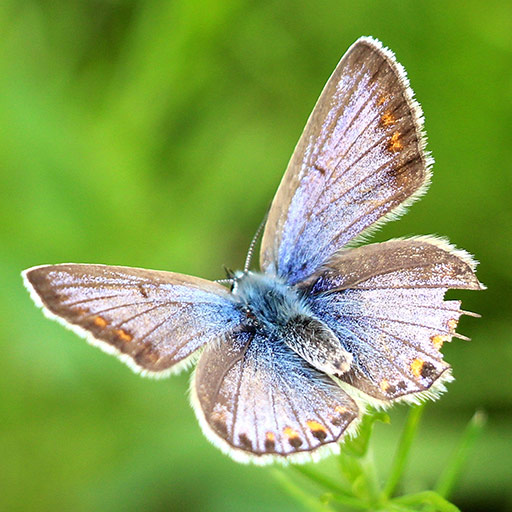
%> input picture attachments/carrier_2.jpg, 512 x 512 px, given in place of lena.jpg, which was not available
$ octave dwt_embed.m   (GNU Octave 9; MATLAB toolbox functions it lacks are replaced by stand-ins)
%> lines starting %> are read from the running program, lines starting %| are printed output that depends on the picture; pictures that were not available may be replaced by others from this repository, and a replacement may not be noted
clc
clear all
close all

% read the carrier image and secret image

image = imread('lena.jpg');       % read carrier image
%> image is the input picture: size 512x512x3 uint8; mean R, G, B 130.9, 161.4, 82.7
secret_image = imread('carrier_1.bmp');    % reand the secret
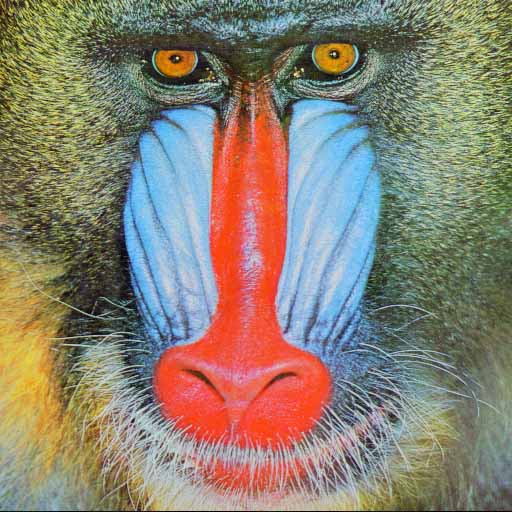
%> input picture attachments/carrier_1.jpg, 512 x 512 px, given in place of carrier_1.bmp, which was not available
%> secret_image is the input picture: size 512x512x3 uint8; mean R, G, B 137.8, 128.6, 113.6
[M, N, C] = size(image);
%> M = 512; N = 512; C = 3
t = 350;  % threshold of the embedded watermark

if ~(M == 512 && N == 512 && C == 3)
    error('input size required: 512x512x3');
end

% embed the watermark

[carrier_embedded] = embed_secret(image,secret_image,t);
subplot(1,3,1);
imshow(image);
title('original image');
subplot(1,3,2);
imshow(secret_image);
title('secret image');
subplot(1,3,3);
imshow(carrier_embedded);
title('after embedding');

imwrite(carrier_embedded, 'carrier_embedded.jpg', 'jpg');

function [imagemark] = embed_secret(carrier_image, secret_image, t)
%> called with t = 350
    % Convert the carrier image to YCbCr color space
    YCbCr = rgb2ycbcr(carrier_image);
%> YCbCr: size 512x512x3 uint8; mean of channels 1, 2, 3 139.1, 97.9, 120.2

    % Extract the Cb channel and convert it to double
    Cb = double(YCbCr(:,:,2));
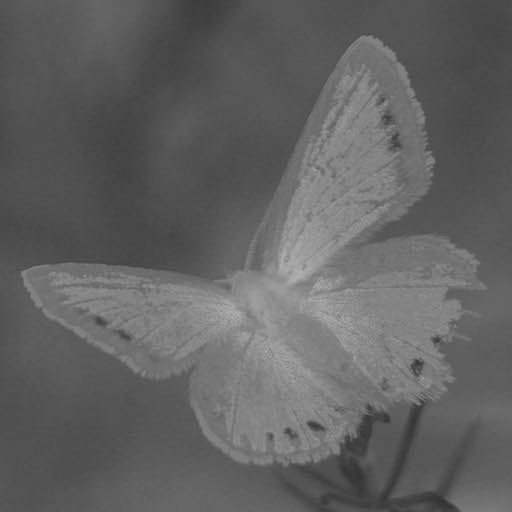
%> Cb: size 512x512 double; min 48, max 176, mean 97.9

    % Apply 2D discrete wavelet transform (DWT) to the Cb channel
    [cA, cB, cC, cD] = dwt2(Cb, 'haar');
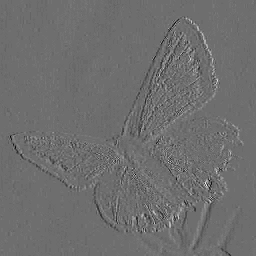
%> cC: size 256x256 double; min -21.5, max 28, mean 0; drawn with min black and max white
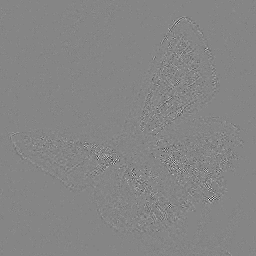
%> cD: size 256x256 double; min -17, max 15.5, mean -0.000343; drawn with min black and max white

    % Get the size of cA matrix
    [M, N, ~] = size(cA);
%> M = 256; N = 256

    % Get the size of the secret image
    [wM, wN] = size(secret_image);
%> wM = 512; wN = 1536

    % Prepare the partition vectors for dividing cA into cells
    x = uint8(4 * ones(1, M / 4));
    y = uint8(4 * ones(1, N / 4));

    % Divide cA into a cell array cA_
    cA_ = mat2cell(cA, x, y);
%> cA_ = 4096 items

    % Iterate over each cell in cA_
    for i = 1:M/4
        for j = 1:N/4
            % Check if i and j are within the range of the secret image
            if i <= wM && j <= wN
                % Apply the Schur decomposition to the current cell
                [U, T] = schur(cA_{i, j});

                % Find the index of the maximum value in T
                [m, n] = find(T == max(max(T)));

                % Get the maximum value from T
                Tmax = T(m, n);

                % Adjust the maximum value based on the corresponding pixel in the secret image
                if secret_image(i, j) == 1
                    Tmax = Tmax - mod(Tmax, t) + 0.75 * t;
                else
                    Tmax = Tmax - mod(Tmax, t) + 0.25 * t;
                end

                % Update the maximum value in T
                T(m, n) = Tmax;

                % Reconstruct the cell using the updated T matrix
                cA_{i, j} = U * T * U';
            end
        end
    end
%> after the loop, T = [787.5 3.24 12.36 15.34; 0 1.19 0.283 0.106; 0 0 -0.355 -1.27; 0 0 0.283 -0.355]; Tmax = 787.5; U = [-0.493 -0.294 -0.807 -0.142; -0.497 0.508 0.236 -0.663; -0.503 -0.671 0.542 0.0556; -0.507 0.453 0.0153 0.733]; m = 1; n = 1

    % Convert the cell array cA_ back to a matrix cA
    cA = cell2mat(cA_);
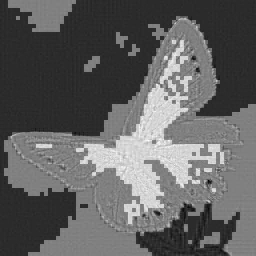
%> cA: size 256x256 double; min 64.15, max 327.9, mean 165.1; drawn with min black and max white

    % Perform inverse DWT to obtain the modified Cb channel
    Cbmark = uint8(idwt2(cA, cB, cC, cD, 'haar'));
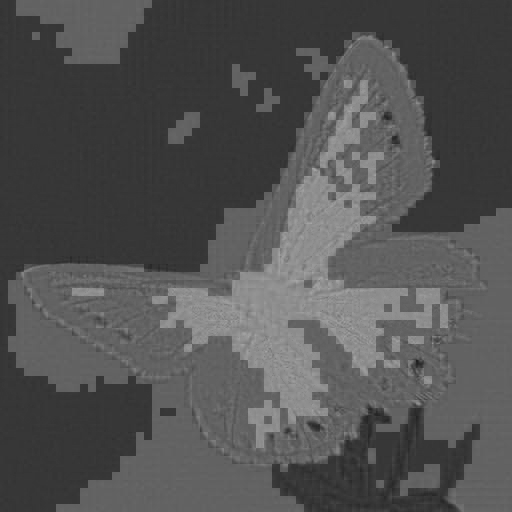
%> Cbmark: size 512x512 uint8; min 31, max 167, mean 82.6

    % Replace the original Cb channel in YCbCr with the modified Cb channel
    YCbCr(:,:,2) = Cbmark;
%> YCbCr: size 512x512x3 uint8; mean of channels 1, 2, 3 139.1, 82.6, 120.2

    % Convert YCbCr image back to RGB color space
    imagemark = ycbcr2rgb(YCbCr);
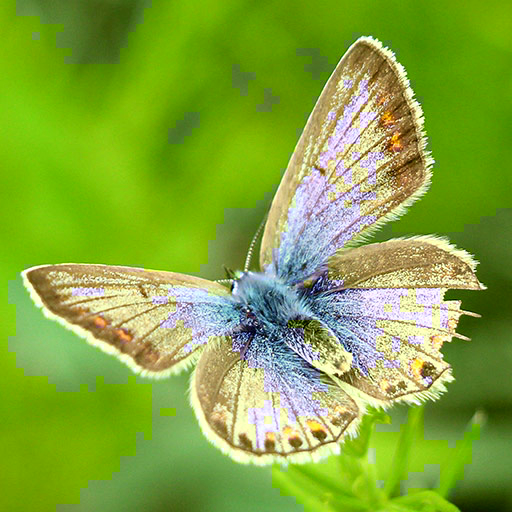
%> imagemark: size 512x512x3 uint8; mean R, G, B 130.9, 167.3, 60.5
end
